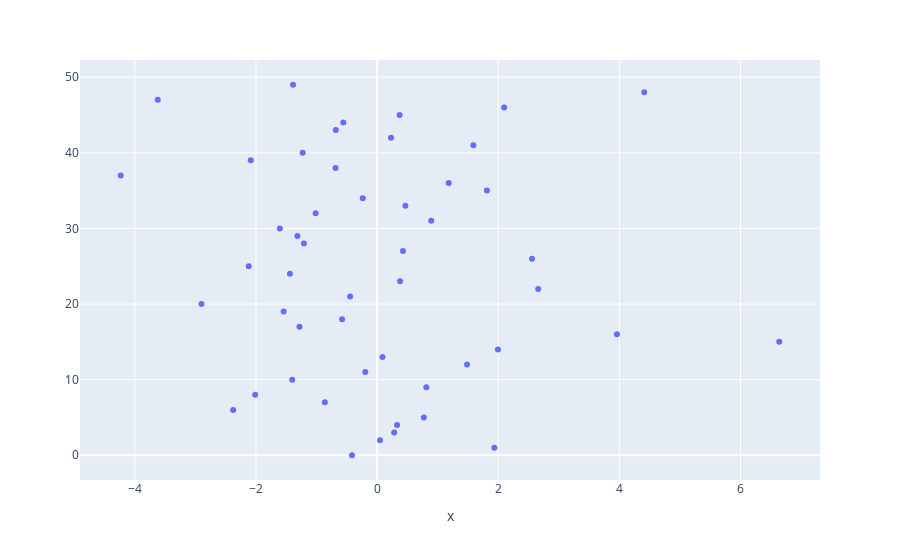

The code cell stored with this chart in its notebook:
### Code cell
# Do some PCA to see if there are distinct clusters of behavior
# Apparently there are not.
mort_rates_centered = mort_rates - mort_rates.mean(axis=0)
pca = PCA(n_components=2)
pairs = pca.fit_transform(mort_rates_centered)
px.scatter(pairs[:, 0], pairs[:, 1], hover_name=day_cases[0]['Province_State'])

### Figure 1 — Plotly figure (JSON) as saved in the notebook; plotly's stock layout.template omitted (floating-point values rounded to 4 significant figures)
{"data": [{"hovertemplate": "<b>%{hovertext}</b><br><br>x=%{x}<extra></extra>", "hovertext": ["Alabama", "Alaska", "Arizona", "Arkansas", "California", "Colorado", "Connecticut", "Delaware", "Florida", "Georgia", "Hawaii", "Idaho", "Illinois", "Indiana", "Iowa", "Kansas", "Kentucky", "Louisiana", "Maine", "Maryland", "Massachusetts", "Michigan", "Minnesota", "Mississippi", "Missouri", "Montana", "Nebraska", "Nevada", "New Hampshire", "New Jersey", "New Mexico", "New York", "North Carolina", "North Dakota", "Ohio", "Oklahoma", "Oregon", "Pennsylvania", "Rhode Island", "South Carolina", "South Dakota", "Tennessee", "Texas", "Utah", "Vermont", "Virginia", "Washington", "West Virginia", "Wisconsin", "Wyoming"], "legendgroup": "", "marker": {"color": "#636efa", "symbol": "circle"}, "mode": "markers", "name": "", "showlegend": false, "type": "scatter", "x": [-0.4144, 1.936, 0.0478, 0.282, 0.3297, 0.7714, -2.376, -0.8621, -2.013, 0.8135, -1.402, -0.1951, 1.485, 0.08859, 1.995, 6.64, 3.96, -1.282, -0.5783, -1.543, -2.899, -0.4457, 2.66, 0.3796, -1.439, -2.119, 2.558, 0.4274, -1.208, -1.316, -1.605, 0.8939, -1.014, 0.4668, -0.2367, 1.813, 1.182, -4.232, -0.6865, -2.086, -1.229, 1.59, 0.2295, -0.6808, -0.5577, 0.3718, 2.098, -3.621, 4.41, -1.388], "xaxis": "x", "yaxis": "y"}], "layout": {"legend": {"tracegroupgap": 0}, "margin": {"t": 60}, "xaxis": {"anchor": "y", "domain": [0, 1], "title": {"text": "x"}}, "yaxis": {"anchor": "x", "domain": [0, 1]}}}
